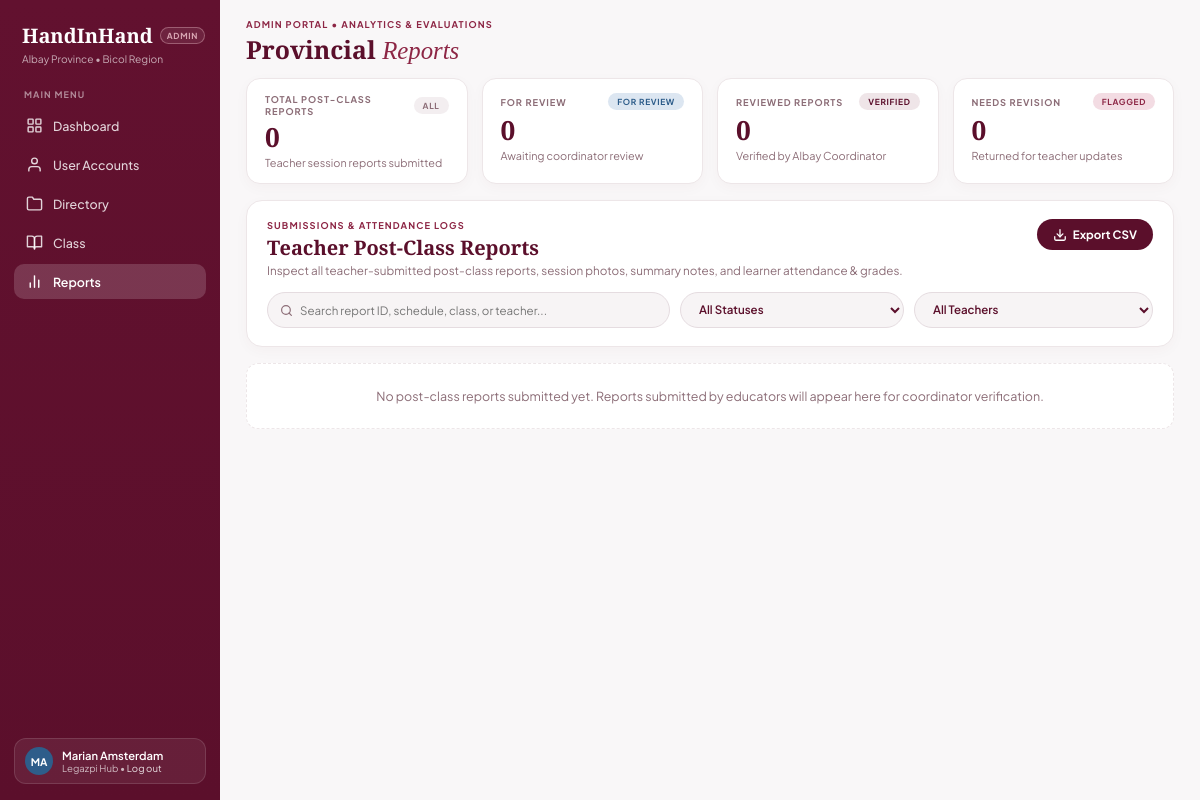
Page /admin_reports.php (signed in) on the earlier database version.
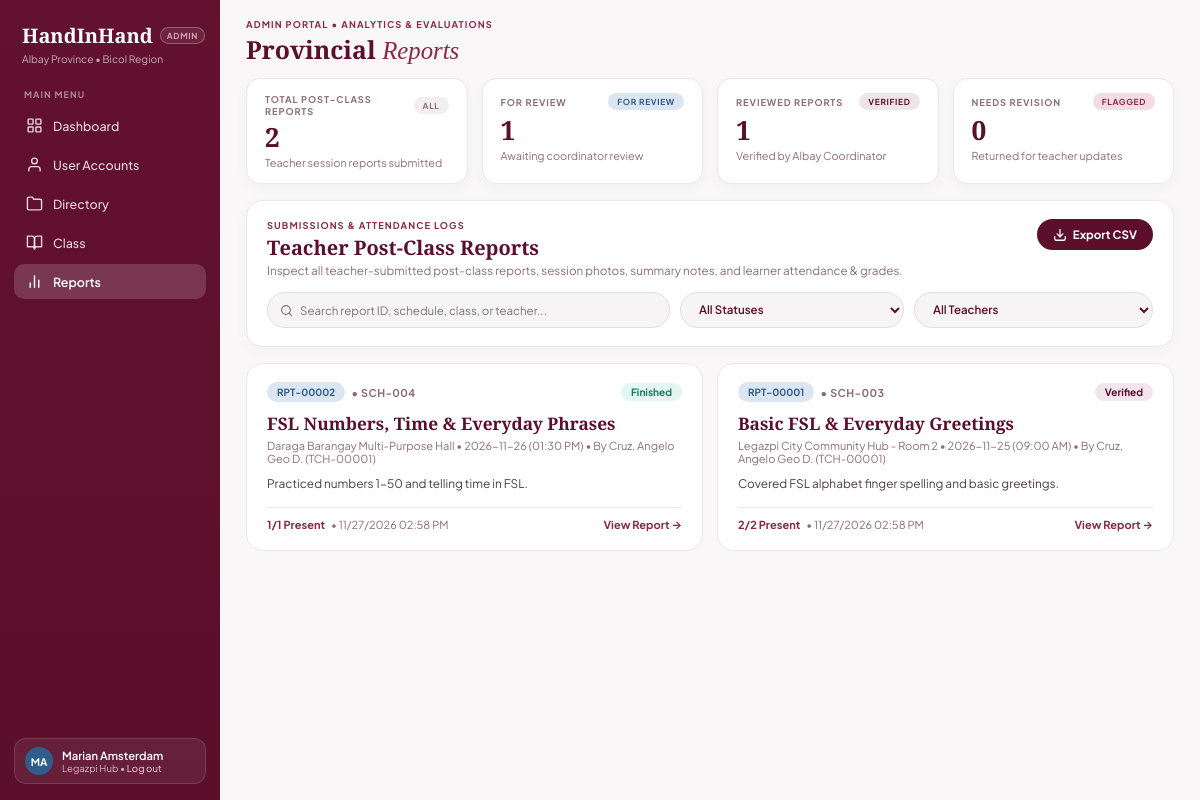
Same page on the later database version.
### tables this page shows
CREATE TABLE `post_class_report` (
  `report_id` int(11) NOT NULL,
  `schedule_id` int(11) NOT NULL,
  `submitted_by` int(11) NOT NULL,
  `status` enum('Pending','Finished','Verified','For Revision') NOT NULL DEFAULT 'Pending',
  `summary_notes` text DEFAULT NULL,
  `admin_remarks` text DEFAULT NULL,
  `submission_timestamp` timestamp NOT NULL DEFAULT current_timestamp() ON UPDATE current_timestamp()
);

CREATE TABLE `class` (
  `class_id` int(11) NOT NULL,
  `created_by` int(11) NOT NULL,
  `class_title` varchar(200) NOT NULL,
  `description` text DEFAULT NULL,
  `max_capacity` int(11) NOT NULL CHECK (`max_capacity` > 0),
  `current_enrolled` int(11) NOT NULL DEFAULT 0 CHECK (`current_enrolled` >= 0 and `current_enrolled` <= `max_capacity`),
  `status` enum('Draft','Open','Ongoing','Completed','Cancelled') NOT NULL DEFAULT 'Open',
  `created_at` timestamp NOT NULL DEFAULT current_timestamp()
);

### admin_reports.php (the view, shortened to what the rows shown need)
<?php
require_once __DIR__ . '/includes/db_connect.php';
$current_account_id = (int)($_SESSION['account_id'] ?? 0);
$coordinator_name   = 'Albay Coordinator';
$coordinator_hub    = 'Legazpi Hub';
if (isset($conn) && $conn instanceof mysqli) {
    try {
        if ($current_account_id > 0) {
            $stmt = $conn->prepare("SELECT first_name, last_name FROM administrators WHERE account_id = ? LIMIT 1");
            $stmt->bind_param('i', $current_account_id);
            $stmt->execute();
            $adm = $stmt->get_result()->fetch_assoc();
        } else {
            $res = $conn->query("SELECT account_id, first_name, last_name FROM administrators ORDER BY admin_id ASC LIMIT 1");
            $adm = $res ? $res->fetch_assoc() : null;
        }
        if (!empty($adm)) {
            $coordinator_name = trim(($adm['first_name'] ?? '') . ' ' . ($adm['last_name'] ?? '')) ?: $coordinator_name;
        }
    } catch (Throwable $e) {
    }
}
$name_parts = preg_split('/\s+/', trim($coordinator_name));
$initials   = strtoupper(substr($name_parts[0] ?? 'A', 0, 1) . substr($name_parts[1] ?? 'C', 0, 1));
$reports_list  = [];
if (isset($conn) && $conn instanceof mysqli) {
    try {
        $has_admin_remarks = false;
        if ($chk = $conn->query("SHOW COLUMNS FROM post_class_report LIKE 'admin_remarks'")) {
            $has_admin_remarks = ($chk->num_rows > 0);
        }
        $remarks_col = $has_admin_remarks ? 'pcr.admin_remarks,' : "'' AS admin_remarks,";
        $sql = "
            SELECT
                pcr.report_id,
                pcr.schedule_id,
                pcr.submitted_by,
                pcr.status,
                pcr.summary_notes,
                {$remarks_col}
                pcr.submission_timestamp,
                s.class_id,
                s.class_title,
                s.session_date,
                s.start_time,
                s.venue,
                s.total_recorded,
                s.present_count,
                s.late_count,
                t.first_name AS t_first,
                t.middle_name AS t_mid,
                t.last_name AS t_last,
                (SELECT rp.photo_file_path FROM report_photos rp WHERE rp.report_id = pcr.report_id ORDER BY rp.photo_id DESC LIMIT 1) AS photo_path
            FROM post_class_report pcr
            JOIN vw_session_attendance_summary s ON s.report_id = pcr.report_id
            LEFT JOIN teachers t ON t.teacher_id = pcr.submitted_by
            ORDER BY pcr.submission_timestamp DESC, pcr.report_id DESC
        ";
        $res = $conn->query($sql);
        if ($res) {
            while ($r = $res->fetch_assoc()) {
                $rid      = (int)$r['report_id'];
                $sched_id = (int)($r['schedule_id'] ?? 0);
                $cid      = (int)$r['class_id'];
                $tid      = (int)($r['submitted_by'] ?? 0);
                $mid = !empty($r['t_mid']) ? ' ' . strtoupper(substr(trim((string)$r['t_mid']), 0, 1)) . '.' : '';
                $teacher_display = $tid > 0
                    ? trim(($r['t_last'] ?? 'Educator') . ', ' . ($r['t_first'] ?? '') . $mid)
                    : 'Pending Submission';
                $teacher_code    = $tid > 0 ? sprintf('TCH-%05d', $tid) : 'TCH-00000';
                $location_label = trim((string)($r['venue'] ?? '')) ?: 'Albay Hub';
                $sess_date = $r['session_date'] ?? '';
                $sess_time = !empty($r['start_time']) ? date('h:i A', strtotime($r['start_time'])) : '09:00 AM';
                $sess_date_fmt = !empty($sess_date) ? date('Y-m-d', strtotime($sess_date)) : '—';
                $raw_sub = $r['submission_timestamp'] ?? '';
                $submitted_label = !empty($raw_sub) ? date('m/d/Y h:i A', strtotime($raw_sub)) : '—';
                $status_label = (string)($r['status'] ?? 'Pending');
                $att_present  = (int)($r['present_count'] ?? 0) + (int)($r['late_count'] ?? 0);
                $att_total    = (int)($r['total_recorded'] ?? 0);
                $learner_logs = [];
                $grade_logs   = [];
                $a_stmt = $conn->prepare("
                    SELECT learner_id, learner_name, attendance_status, session_rating, remarks
                    FROM vw_session_attendance_grades
                    WHERE report_id = ?
                    ORDER BY learner_name ASC
                ");
                if ($a_stmt) {
                    $a_stmt->bind_param('i', $rid);
                    $a_stmt->execute();
                    $a_res = $a_stmt->get_result();
                    while ($ar = $a_res->fetch_assoc()) {
                        $st = ucfirst(strtolower((string)($ar['attendance_status'] ?? 'present')));
                        $l_code = sprintf('LRN-%05d', (int)$ar['learner_id']);
                        $learner_logs[] = [
                            'code'    => $l_code,
                            'name'    => $ar['learner_name'],
                            'status'  => $st,
                            'remarks' => $ar['remarks'] ?? ''
                        ];
                        if (!empty($ar['session_rating'])) {
                            $grade_logs[] = [
                                'code'       => $l_code,
                                'name'       => $ar['learner_name'],
                                'assessment' => 'Session Rating',
                                'score'      => $ar['session_rating']
                            ];
                        }
                    }
                }
                $photo_path = trim((string)($r['photo_path'] ?? ''));
                $summary_text = trim((string)($r['summary_notes'] ?? '')) ?: 'Session summary pending completion.';
                $reports_list[] = [
                    'report_id'        => $rid,
                    'code'             => sprintf('RPT-%05d', $rid),
                    'schedule_code'    => $sched_id > 0 ? sprintf('SCH-%03d', $sched_id) : sprintf('CLS-%03d', $cid),
                    'class_title'      => $r['class_title'] ?? 'FSL Session',
                    'location_label'   => $location_label,
                    'session_date_fmt' => $sess_date_fmt,
                    'session_time'     => $sess_time,
                    'teacher_id'       => $tid,
                    'teacher_display'  => $teacher_display,
                    'teacher_code'     => $teacher_code,
                    'summary'          => $summary_text,
                    'coordinator_note' => $r['admin_remarks'] ?? '',
                    'status'           => $status_label,
                    'has_photo'        => $photo_path !== '',
                    'photo_url'        => $photo_path,
                    'att_summary'      => "{$att_present}/{$att_total} Present",
                    'submitted_label'  => $submitted_label,
                    'learner_logs'     => $learner_logs,
                    'grade_logs'       => $grade_logs
                ];
            }
        }
    } catch (Throwable $e) {
        error_log("Provincial reports query error: " . $e->getMessage());
    }
}
?>
<!DOCTYPE html>
<html lang="en">
<head>
    <link rel="stylesheet" href="assets/css/admin.css?v=10">
</head>
<body>
<div class="admin-layout">
    <aside class="sidebar" id="adminSidebar">
        <div class="sidebar-footer">
            <div class="coordinator-card">
                <div class="coord-avatar"><?php echo htmlspecialchars($initials); ?></div>
                <div class="coord-info">
                    <strong><?php echo htmlspecialchars($coordinator_name); ?></strong>
                    <span><?php echo htmlspecialchars($coordinator_hub); ?> &bull; <a href="actions/logout.php" class="logout-link">Log out</a></span>
                </div>
            </div>
        </div>
    </aside>
    <main class="main-content">
        <header class="page-header">
            <div class="header-titles">
                <h1 class="page-title">Provincial <em>Reports</em></h1>
            </div>
        </header>
        <section class="dir-control-card" style="padding: 18px 20px;">
            <div class="prov-rpt-header-row">
                <div>
                    <h2 class="prov-rpt-subhead">Teacher Post-Class Reports</h2>
                </div>
            </div>
        </section>
        <section class="prov-cards-grid" id="provReportsGrid">
            <?php if (empty($reports_list)): ?>
                <div class="empty-filter-state" style="grid-column: span 2;">
                    No post-class reports submitted yet. Reports submitted by educators will appear here for coordinator verification.
                </div>
            <?php else: ?>
                <?php foreach ($reports_list as $rpt): ?>
                    <?php
                        $status_pill_class = match ($rpt['status']) {
                            'Verified'     => 'rpt-badge-reviewed',
                            'For Revision' => 'rpt-badge-revision',
                            default        => 'rpt-badge-review',
                        };
                        $payload_json = htmlspecialchars(json_encode($rpt), ENT_QUOTES, 'UTF-8');
                    ?>
                    <article class="prov-report-card"
                             data-search="<?php echo htmlspecialchars(strtolower($rpt['code'] . ' ' . $rpt['schedule_code'] . ' ' . $rpt['class_title'] . ' ' . $rpt['location_label'] . ' ' . $rpt['teacher_display'] . ' ' . $rpt['teacher_code'])); ?>"
                             data-status="<?php echo htmlspecialchars($rpt['status']); ?>"
                             data-teacher-id="<?php echo (int)$rpt['teacher_id']; ?>"
                             data-report="<?php echo $payload_json; ?>">
                        <div class="prov-card-top">
                            <div class="prov-card-codes">
                                <span class="dir-id-pill pill-lrn"><?php echo htmlspecialchars($rpt['code']); ?></span>
                                <span class="prov-sched-code">&bull; <?php echo htmlspecialchars($rpt['schedule_code']); ?></span>
                            </div>
                            <div class="prov-card-badges">
                                <span class="prov-status-pill <?php echo $status_pill_class; ?>">
                                    <?php echo htmlspecialchars($rpt['status']); ?>
                                </span>
                            </div>
                        </div>
                        <h3 class="prov-card-title"><?php echo htmlspecialchars($rpt['class_title']); ?></h3>
                        <p class="prov-card-meta">
                            <?php echo htmlspecialchars($rpt['location_label']); ?> &bull;
                            <?php echo htmlspecialchars($rpt['session_date_fmt']); ?> (<?php echo htmlspecialchars($rpt['session_time']); ?>) &bull;
                            By <?php echo htmlspecialchars($rpt['teacher_display']); ?> (<?php echo htmlspecialchars($rpt['teacher_code']); ?>)
                        </p>
                        <p class="prov-card-summary"><?php echo htmlspecialchars($rpt['summary']); ?></p>
                        <div class="prov-card-footer">
                            <div class="prov-card-att">
                                <strong><?php echo htmlspecialchars($rpt['att_summary']); ?></strong>
                                <span>&bull; <?php echo htmlspecialchars($rpt['submitted_label']); ?></span>
                            </div>
                            <span class="prov-view-link">View Report &rarr;</span>
                        </div>
                    </article>
                <?php endforeach; ?>
            <?php endif; ?>
        </section>
    </main>
</div>
</body>
</html>

Differences in the rows shown:
added post_class_report: code "RPT-00002", schedule_code "SCH-004", status "Finished", class.class_title "FSL Numbers, Time & Everyday Phrases", location_label "Daraga Barangay Multi-Purpose Hall", session_date_fmt "2026-11-26", session_time "01:30 PM", teacher_display "Cruz, Angelo Geo D.", teacher_code "TCH-00001", summary_notes "Practiced numbers 1-50 and telling time in FSL.", att_summary "1/1 Present", submitted_label "11/27/2026 02:58 PM"
added post_class_report: code "RPT-00001", schedule_code "SCH-003", status "Verified", class.class_title "Basic FSL & Everyday Greetings", location_label "Legazpi City Community Hub - Room 2", session_date_fmt "2026-11-25", session_time "09:00 AM", teacher_display "Cruz, Angelo Geo D.", teacher_code "TCH-00001", summary_notes "Covered FSL alphabet finger spelling and basic greetings.", att_summary "2/2 Present", submitted_label "11/27/2026 02:58 PM"
Other differences:
$total_reports: "0" → "2"
$for_review_count: "0" → "1"
$reviewed_count: "0" → "1"
text no longer shown: "No post-class reports submitted yet. Reports submitted by educators will appear here for coordinator verification."
